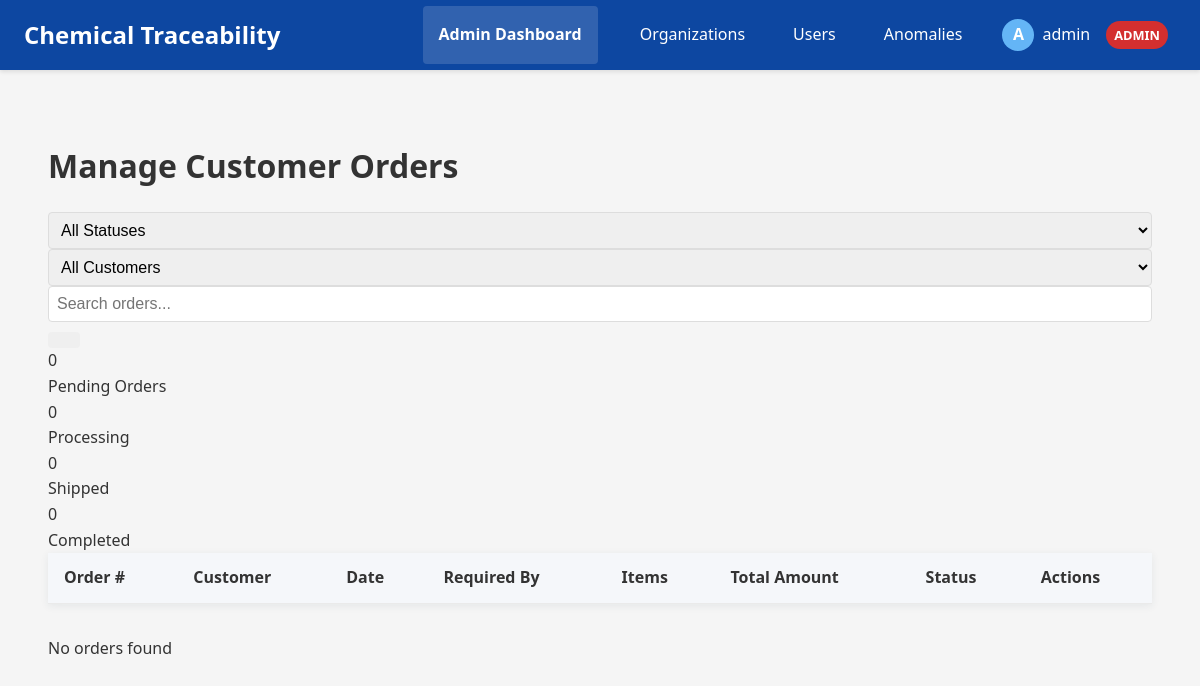
The app's page /distributor/manage-orders (signed in) with its own data.
### app/models.py (models this page shows, shortened)
class User(UserMixin, db.Model):
    id = db.Column(db.Integer, primary_key=True)
    username = db.Column(db.String(80), unique=True, nullable=False)
    email = db.Column(db.String(120), unique=True, nullable=False)
    password_hash = db.Column(db.String(128), nullable=False)
    first_name = db.Column(db.String(50), nullable=True)
    last_name = db.Column(db.String(50), nullable=True)
    role = db.Column(db.Enum(RoleType), nullable=False)
    active = db.Column(db.Boolean, default=True)
    created_at = db.Column(db.DateTime, default=datetime.utcnow)
    last_login = db.Column(db.DateTime, nullable=True)
    organization_id = db.Column(db.Integer, db.ForeignKey('organization.id'))
    is_admin = db.Column(db.Boolean, default=False)
    def has_role(self, role_type):
        if self.is_admin:
            return True

### app/routes/distributor.py (the view)
@distributor_bp.route('/manage-orders')
@login_required
@distributor_required
def manage_orders():
    orders = ChemicalOrder.query.order_by(ChemicalOrder.order_date.desc()).all()
    pending_orders = sum(1 for order in orders if order.status == 'pending')
    processing_orders = sum(1 for order in orders if order.status == 'processing')
    shipped_orders = sum(1 for order in orders if order.status == 'shipped')
    completed_orders = sum(1 for order in orders if order.status == 'delivered')
    stats = {
        'pending_orders': pending_orders,
        'processing_orders': processing_orders,
        'shipped_orders': shipped_orders,
        'completed_orders': completed_orders
    }
    organizations = Organization.query.filter_by(can_receive=True).all()
    return render_template('distributor/manage_orders.html',
                           orders=orders,
                           stats=stats,
                           organizations=organizations)

### app/templates/distributor/manage_orders.html (shortened to what this page needs)
{% extends 'base.html' %}
{% block content %}
<div class="manage-orders-container">
  <div class="page-header">
    <h1>Manage Customer Orders</h1>
    <div class="header-actions">
      <div class="filter-controls">
        <select id="statusFilter" class="form-control">
          <option value="all">All Statuses</option>
        </select>
        <select id="customerFilter" class="form-control">
          <option value="all">All Customers</option>
        </select>
      </div>
      <div class="search-box">
        <input type="text" id="orderSearch" class="form-control" placeholder="Search orders...">
        <button id="searchBtn" class="btn btn-outline-primary">
        </button>
      </div>
    </div>
  </div>
  <div class="orders-stats">
    <div class="stat-card">
      <div class="stat-content">
        <div class="stat-value">{{ stats.pending_orders }}</div>
        <div class="stat-label">Pending Orders</div>
      </div>
    </div>
    <div class="stat-card">
      <div class="stat-content">
        <div class="stat-value">{{ stats.processing_orders }}</div>
        <div class="stat-label">Processing</div>
      </div>
    </div>
    <div class="stat-card">
      <div class="stat-content">
        <div class="stat-value">{{ stats.shipped_orders }}</div>
        <div class="stat-label">Shipped</div>
      </div>
    </div>
    <div class="stat-card">
      <div class="stat-content">
        <div class="stat-value">{{ stats.completed_orders }}</div>
        <div class="stat-label">Completed</div>
      </div>
    </div>
  </div>
  <div class="orders-table-container">
    <table class="orders-table">
      <thead>
        <tr>
          <th>Order #</th>
          <th>Customer</th>
          <th>Date</th>
          <th>Required By</th>
          <th>Items</th>
          <th>Total Amount</th>
          <th>Status</th>
          <th>Actions</th>
        </tr>
      </thead>
    </table>
  </div>
  {% if not orders %}
  <div class="no-orders">
    <div class="no-data-message">
      <p>No orders found</p>
    </div>
  </div>
  {% endif %}
</div>
{% endblock %}

### app/templates/base.html (shortened to what this page needs)
<!DOCTYPE html>
<html lang="en">
<head>
    <link rel="stylesheet" href="{{ url_for('static', filename='style.css') }}">
</head>
<body>
    <nav class="navbar">
        <div class="logo">Chemical Traceability</div>
        <div class="nav-links">
            {% if current_user.is_authenticated %}
                {% if current_user.role.name == 'ADMIN' %}
                <a href="{{ url_for('admin_bp.admin_dashboard') }}" class="dashboard-btn"><strong>Admin Dashboard</strong></a>
                <a href="{{ url_for('admin_bp.organization_list') }}">Organizations</a>
                <a href="{{ url_for('admin_bp.user_list') }}">Users</a>
                <a href="{{ url_for('admin_bp.view_anomalies') }}">Anomalies</a>
                {% endif %}
                <div class="user-menu">
                    <div class="user-info" onclick="toggleDropdown()">
                        <div class="user-avatar">{{ current_user.username[0].upper() }}</div>
                        <span class="username">{{ current_user.username }}</span>
                        <span class="role-badge {{ current_user.role.name.lower() }}">{{ current_user.role.name }}</span>
                    </div>
                </div>
            {% else %}
                <a href="{{ url_for('auth.login') }}">Login</a>
                <a href="{{ url_for('auth.register') }}">Register</a>
            {% endif %}
        </div>
    </nav>
    <div class="container">
        <main>
            {% block content %}{% endblock %}
        </main>
    </div>
</body>
</html>

### app/static/style.css (style rules this page uses)
body { font-family: 'Segoe UI', Arial, sans-serif; background: #f4f6fb; margin: 0; padding: 0; color: #333; line-height: 1.6; }
nav { background: #2a3f54; color: #fff; padding: 1rem 2rem; display: flex; align-items: center; justify-content: space-between; }
nav a { color: #fff; text-decoration: none; margin-left: 1rem; font-weight: 500; }
main { padding: 2rem; }
table { width: 100%; border-collapse: collapse; background: #fff; box-shadow: 0 2px 8px rgba(44,62,80,0.08); margin-bottom: 2rem; }
th, td { padding: 0.75rem 1rem; border-bottom: 1px solid #eaeaea; text-align: left; }
th { background: #f5f7fa; font-weight: 600; }

### app/templates/base.html (style rules this page uses)
body { font-family: 'Segoe UI', Tahoma, Geneva, Verdana, sans-serif; margin: 0; padding: 0; background-color: #f5f5f5; }
.navbar { background-color: #0d47a1; color: white; display: flex; justify-content: space-between; align-items: center; padding: 0 1.5rem; box-shadow: 0 2px 4px rgba(0,0,0,0.1); }
.logo { font-size: 1.5rem; font-weight: bold; padding: 1rem 0; }
.nav-links { display: flex; align-items: center; }
.nav-links a { color: white; text-decoration: none; padding: 1rem; display: inline-block; transition: background-color 0.3s; }
.user-menu { position: relative; display: inline-block; margin-left: 1rem; }
.user-info { display: flex; align-items: center; cursor: pointer; padding: 0.5rem; border-radius: 4px; }
.user-avatar { width: 32px; height: 32px; border-radius: 50%; margin-right: 0.5rem; background-color: #64b5f6; color: white; display: flex; align-items: center; justify-content: center; font-weight: bold; }
.username { margin-right: 0.5rem; }
.role-badge { display: inline-block; padding: 0.25rem 0.5rem; border-radius: 20px; font-size: 0.8rem; margin-left: 0.5rem; text-transform: uppercase; font-weight: bold; }
.admin { background-color: #d32f2f; color: white; }
.container { max-width: 1200px; margin: 0 auto; padding: 1.5rem; }
main { padding: 1.5rem; }
.form-control { width: 100%; padding: 0.5rem; border: 1px solid #ddd; border-radius: 4px; font-size: 1rem; box-sizing: border-box; }
.btn { display: inline-block; padding: 0.5rem 1rem; border: none; border-radius: 4px; cursor: pointer; text-decoration: none; font-size: 1rem; text-align: center; }
.dashboard-btn { background-color: rgba(255, 255, 255, 0.15); border-radius: 4px; margin-right: 10px; font-weight: bold; }

### records on screen
User: username "A", username "admin", role.name "ADMIN"

### other values on screen
{{ stats.pending_orders }} "0"
{{ stats.processing_orders }} "0"
{{ stats.shipped_orders }} "0"
{{ stats.completed_orders }} "0"
